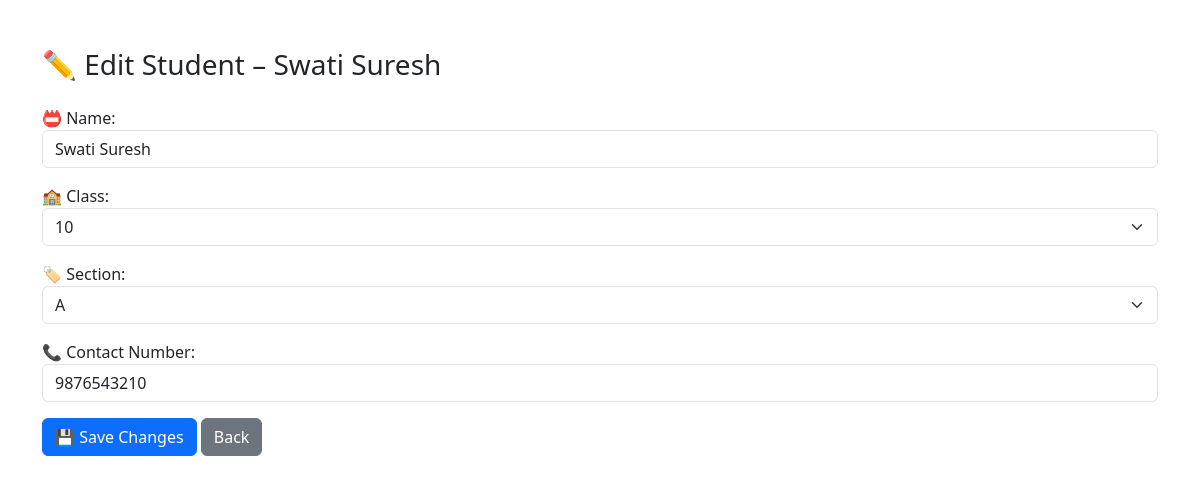
Page /edit_student/S4523 on the committed database.
### tables this page shows
CREATE TABLE students (
    id INTEGER PRIMARY KEY AUTOINCREMENT,
    account_no TEXT UNIQUE,
    name TEXT,
    class TEXT,
    section TEXT,
    contact TEXT,
    created_at TEXT
, contact_number TEXT);

### app.py (the view, shortened to what this page needs)
@app.route("/edit_student/<account_no>", methods=["GET", "POST"])
def edit_student(account_no):
    conn = sqlite3.connect(DB_PATH)
    conn.row_factory = sqlite3.Row
    cur = conn.cursor()
    cur.execute("SELECT * FROM students WHERE account_no = ?", (account_no,))
    student = cur.fetchone()
    if not student:
        conn.close()
        return f"<h4>❌ Student {account_no} not found.</h4>"
    classes = ['6', '7', '8', '9', '10', 'Plus 1', 'Plus 2']
    sections = ['A', 'B', 'C']
    conn.close()
    return render_template("edit_student.html",
                           student=student,
                           classes=classes,
                           sections=sections)

### templates/edit_student.html (shortened to what this page needs)
<!DOCTYPE html>
<html>
<head>
    <link href="https://cdn.jsdelivr.net/npm/bootstrap@5.3.0/dist/css/bootstrap.min.css" rel="stylesheet">
</head>
<body class="container mt-5">
    <h3>✏️ Edit Student – {{ student.name }}</h3>
    <form method="POST" class="mt-4">
        <div class="mb-3">
            <label>📛 Name:</label>
            <input type="text" name="name" class="form-control" value="{{ student.name }}" required>
        </div>
        <div class="mb-3">
            <label>🏫 Class:</label>
            <select name="class" class="form-select" required>
                {% for c in classes %}
                <option value="{{ c }}" {% if c==student.class %}selected{% endif %}>{{ c }}</option>
                {% endfor %}
            </select>
        </div>
        <div class="mb-3">
            <label>🏷️ Section:</label>
            <select name="section" class="form-select" required>
                {% for s in sections %}
                <option value="{{ s }}" {% if s==student.section %}selected{% endif %}>{{ s }}</option>
                {% endfor %}
            </select>
        </div>
        <div class="mb-3">
            <label>📞 Contact Number:</label>
            <input type="text" name="contact" class="form-control" value="{{ student.contact }}">
        </div>
        <button type="submit" class="btn btn-primary">💾 Save Changes</button>
        <a href="/accounts" class="btn btn-secondary">Back</a>
    </form>
</body>
</html>

### rows in the picture
students: name "Swati Suresh", class "10", section "A", contact "9876543210"
